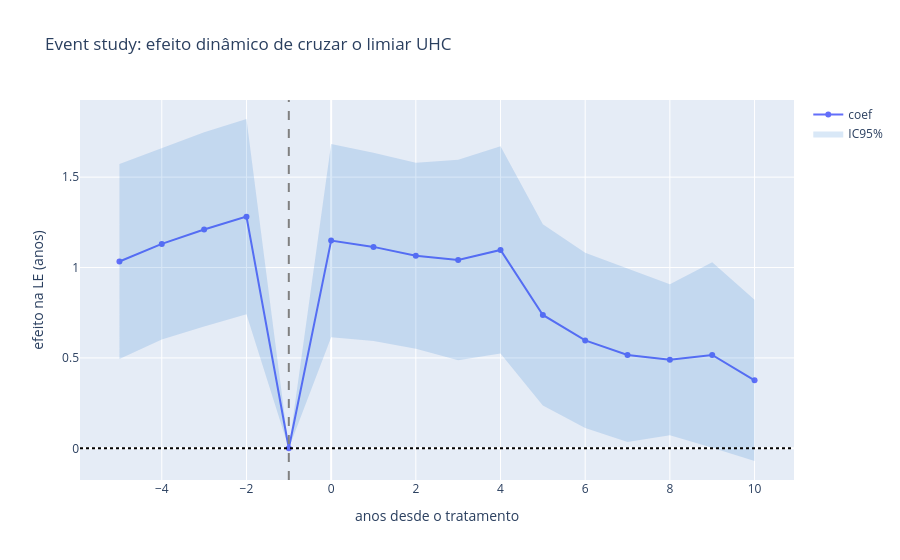

Here is the notebook cell this chart was saved with:
### Markdown cell above
## 2. Event study (UHC → expectativa de vida)

### Code cell
es = pd.DataFrame(causal["event_study"]["event_study"])
fig = go.Figure()
fig.add_trace(go.Scatter(x=es["k"], y=es["coef"], mode="markers+lines", name="coef"))
fig.add_trace(go.Scatter(
    x=list(es["k"]) + list(es["k"][::-1]),
    y=[c[0] for c in es["ic95"]] + [c[1] for c in es["ic95"]][::-1],
    fill="toself", fillcolor="rgba(0,100,200,0.15)", line=dict(color="rgba(0,0,0,0)"),
    name="IC95%"))
fig.add_vline(x=-1, line_dash="dash", line_color="gray")
fig.add_hline(y=0, line_dash="dot", line_color="black")
fig.update_layout(title="Event study: efeito dinâmico de cruzar o limiar UHC",
                  xaxis_title="anos desde o tratamento", yaxis_title="efeito na LE (anos)")
fig

### Figure 1 — Plotly figure (JSON) as saved in the notebook; plotly's stock layout.template omitted (floating-point values rounded to 4 significant figures)
{"data": [{"mode": "markers+lines", "name": "coef", "type": "scatter", "x": [-5, -4, -3, -2, -1, 0, 1, 2, 3, 4, 5, 6, 7, 8, 9, 10], "y": [1.033, 1.131, 1.211, 1.281, 0.0, 1.149, 1.114, 1.065, 1.042, 1.097, 0.7377, 0.5968, 0.5158, 0.4898, 0.5162, 0.3759]}, {"fill": "toself", "fillcolor": "rgba(0,100,200,0.15)", "line": {"color": "rgba(0,0,0,0)"}, "name": "IC95%", "type": "scatter", "x": [-5, -4, -3, -2, -1, 0, 1, 2, 3, 4, 5, 6, 7, 8, 9, 10, 10, 9, 8, 7, 6, 5, 4, 3, 2, 1, 0, -1, -2, -3, -4, -5], "y": [0.4938, 0.6017, 0.6733, 0.7413, 0.0, 0.6145, 0.5938, 0.551, 0.4866, 0.5239, 0.2366, 0.1117, 0.03512, 0.07222, 0.002508, -0.07026, 0.8221, 1.03, 0.9073, 0.9965, 1.082, 1.239, 1.671, 1.597, 1.579, 1.634, 1.684, 0.0, 1.822, 1.748, 1.66, 1.573]}], "layout": {"shapes": [{"line": {"color": "gray", "dash": "dash"}, "type": "line", "x0": -1, "x1": -1, "xref": "x", "y0": 0, "y1": 1, "yref": "y domain"}, {"line": {"color": "black", "dash": "dot"}, "type": "line", "x0": 0, "x1": 1, "xref": "x domain", "y0": 0, "y1": 0, "yref": "y"}], "title": {"text": "Event study: efeito dinâmico de cruzar o limiar UHC"}, "xaxis": {"title": {"text": "anos desde o tratamento"}}, "yaxis": {"title": {"text": "efeito na LE (anos)"}}}}
